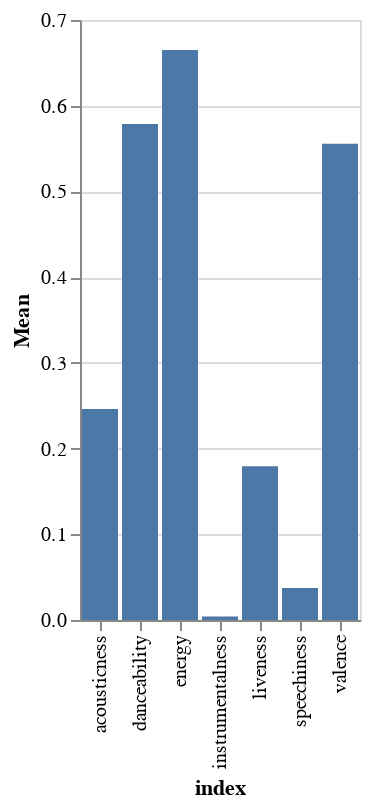

Write notebook code for a chart like this one.
### Code cell
import altair as alt

source = pd.DataFrame(audioFeaturesDF.drop(columns=['timeSignature', 'tempo', 'loudness']))
source = pd.DataFrame(source.mean(axis=0), columns=['Mean']).reset_index()
alt.Chart(source).mark_bar().encode(x='index', y='Mean')
# source

### Figure 1 — Vega-Lite specification as saved in the notebook (floating-point values rounded to 4 significant figures)
{"config": {"view": {"continuousWidth": 400, "continuousHeight": 300}}, "data": {"name": "data-f60b118dbff98c99074e9072bc7e6474"}, "mark": "bar", "encoding": {"x": {"type": "nominal", "field": "index"}, "y": {"type": "quantitative", "field": "Mean"}}, "$schema": "https://vega.github.io/schema/vega-lite/v4.8.1.json", "datasets": {"data-f60b118dbff98c99074e9072bc7e6474": [{"index": "acousticness", "Mean": 0.2462}, {"index": "danceability", "Mean": 0.5785}, {"index": "energy", "Mean": 0.6651}, {"index": "instrumentalness", "Mean": 0.004053}, {"index": "liveness", "Mean": 0.1795}, {"index": "speechiness", "Mean": 0.03741}, {"index": "valence", "Mean": 0.5558}]}}
